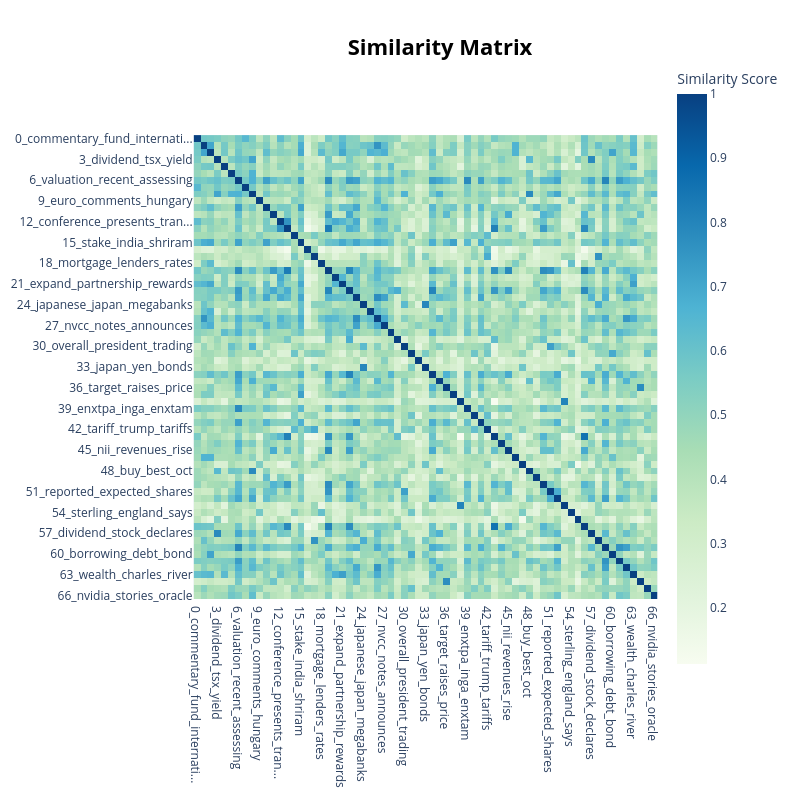

Source (notebook cell):
### Code cell
fig = topic_model.visualize_heatmap()
fig.show()

### Figure 1 — Plotly figure (JSON) as saved in the notebook; plotly's stock layout.template omitted (floating-point values rounded to 4 significant figures; data arrays with more than 128 entries replaced by an {"elided": "..."} marker saying what was removed)
{"data": [{"coloraxis": "coloraxis", "hovertemplate": "x: %{x}<br>y: %{y}<br>Similarity Score: %{z}<extra></extra>", "name": "0", "type": "heatmap", "x": ["0_commentary_fund_internati...", "1_stablecoin_crypto_blockch...", "2_loan_financing_energy", "3_dividend_tsx_yield", "4_ai_technology_innovation", "5_afternoon_update_sector", "6_valuation_recent_assessing", "7_etf_etfs_spdr", "8_stocks_watch_financials", "9_euro_comments_hungary", "10_buyback_share_programme", "11_estimate_sales_eps", "12_conference_presents_tran...", "13_transcript_earnings_2025", "14_canadian_canada_canadians", "15_stake_india_shriram", "16_oil_opec_prices", "17_china_stimulus_pboc", "18_mortgage_lenders_rates", "19_estimates_earnings_revenue", "20_appoints_hires_americas", "21_expand_partnership_rewards", "22_earnings_overview_preview", "23_recommendation_reiterate...", "24_japanese_japan_megabanks", "25_lawsuit_fined_compliance", "26_bank_defence_customers", "27_nvcc_notes_announces", "28_narrative_shifting_analyst", "29_scheduled_february_earni...", "30_overall_president_trading", "31_fed_yields_treasury", "32_stab_notice_stabilization", "33_japan_yen_bonds", "34_profit_posts_ceo", "35_value_better_vs", "36_target_raises_price", "37_tsb_sabadell_takeover", "38_receipts_equities_american", "39_enxtpa_inga_enxtam", "40_gold_silver_data", "41_neutral_downgrades_rating", "42_tariff_trump_tariffs", "43_presentation_results_ear...", "44_years_invested_ago", "45_nii_revenues_rise", "46_credit_card_private", "47_ufg_mitsubishi_zealand", "48_buy_best_oct", "49_voting_rights_31", "50_groep_nv_earnings", "51_reported_expected_shares", "52_competitors_compared_und...", "53_asian_receipts_equities", "54_sterling_england_says", "55_challenger_contender_cha...", "56_presentation_results_wynn", "57_dividend_stock_declares", "58_chinese_banks_margin", "59_consider_late_surge", "60_borrowing_debt_bond", "61_rally_does_room", "62_trending_tickers_novo", "63_wealth_charles_river", "64_receipt_increased_target", "65_ftse_100_iran", "66_nvidia_stories_oracle"], "xaxis": "x", "y": ["0_commentary_fund_internati...", "1_stablecoin_crypto_blockch...", "2_loan_financing_energy", "3_dividend_tsx_yield", "4_ai_technology_innovation", "5_afternoon_update_sector", "6_valuation_recent_assessing", "7_etf_etfs_spdr", "8_stocks_watch_financials", "9_euro_comments_hungary", "10_buyback_share_programme", "11_estimate_sales_eps", "12_conference_presents_tran...", "13_transcript_earnings_2025", "14_canadian_canada_canadians", "15_stake_india_shriram", "16_oil_opec_prices", "17_china_stimulus_pboc", "18_mortgage_lenders_rates", "19_estimates_earnings_revenue", "20_appoints_hires_americas", "21_expand_partnership_rewards", "22_earnings_overview_preview", "23_recommendation_reiterate...", "24_japanese_japan_megabanks", "25_lawsuit_fined_compliance", "26_bank_defence_customers", "27_nvcc_notes_announces", "28_narrative_shifting_analyst", "29_scheduled_february_earni...", "30_overall_president_trading", "31_fed_yields_treasury", "32_stab_notice_stabilization", "33_japan_yen_bonds", "34_profit_posts_ceo", "35_value_better_vs", "36_target_raises_price", "37_tsb_sabadell_takeover", "38_receipts_equities_american", "39_enxtpa_inga_enxtam", "40_gold_silver_data", "41_neutral_downgrades_rating", "42_tariff_trump_tariffs", "43_presentation_results_ear...", "44_years_invested_ago", "45_nii_revenues_rise", "46_credit_card_private", "47_ufg_mitsubishi_zealand", "48_buy_best_oct", "49_voting_rights_31", "50_groep_nv_earnings", "51_reported_expected_shares", "52_competitors_compared_und...", "53_asian_receipts_equities", "54_sterling_england_says", "55_challenger_contender_cha...", "56_presentation_results_wynn", "57_dividend_stock_declares", "58_chinese_banks_margin", "59_consider_late_surge", "60_borrowing_debt_bond", "61_rally_does_room", "62_trending_tickers_novo", "63_wealth_charles_river", "64_receipt_increased_target", "65_ftse_100_iran", "66_nvidia_stories_oracle"], "yaxis": "y", "z": {"elided": "67x67 float values"}}], "layout": {"coloraxis": {"colorbar": {"title": {"text": "Similarity Score"}}, "colorscale": [[0, "rgb(247,252,240)"], [0.125, "rgb(224,243,219)"], [0.25, "rgb(204,235,197)"], [0.375, "rgb(168,221,181)"], [0.5, "rgb(123,204,196)"], [0.625, "rgb(78,179,211)"], [0.75, "rgb(43,140,190)"], [0.875, "rgb(8,104,172)"], [1, "rgb(8,64,129)"]]}, "height": 800, "hoverlabel": {"bgcolor": "white", "font": {"family": "Rockwell", "size": 16}}, "legend": {"title": {"text": "Trend"}}, "margin": {"t": 60}, "showlegend": true, "title": {"font": {"color": "Black", "size": 22}, "text": "<b>Similarity Matrix</b>", "x": 0.55, "xanchor": "center", "y": 0.95, "yanchor": "top"}, "width": 800, "xaxis": {"anchor": "y", "constrain": "domain", "domain": [0, 1], "scaleanchor": "y"}, "yaxis": {"anchor": "x", "autorange": "reversed", "constrain": "domain", "domain": [0, 1]}}}
